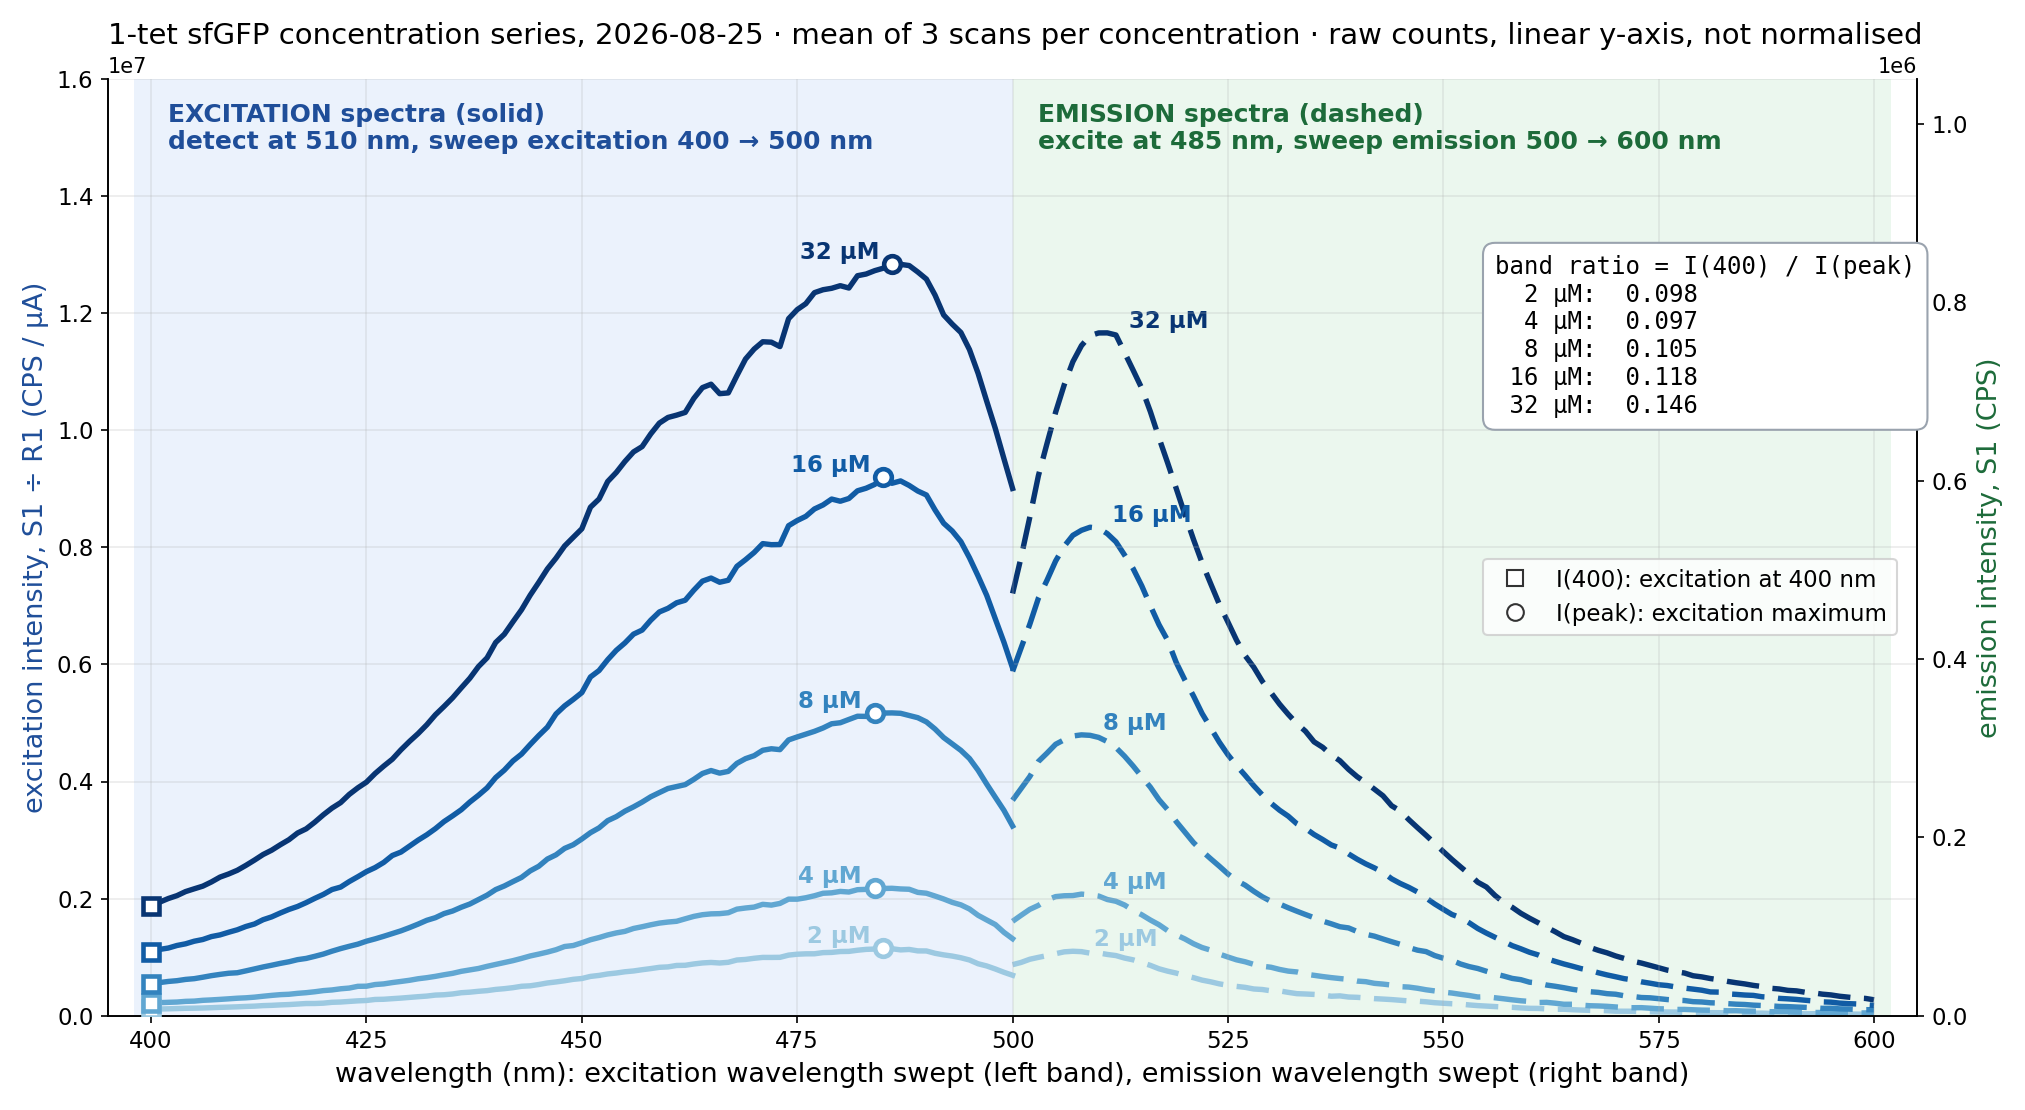

Reproduce this figure in Python.
#!/usr/bin/env python3
"""Static excitation + emission spectra of the 1-tet concentration series (2026-08-25),
for the band-ratio slide. Data: the PAYLOAD embedded in interactive/dilution.html
(copied from docs/fluorometry/dilution-260825.html). Means of the three scans per
concentration, linear y, no normalisation. Excitation is S1 / R1 (lamp-corrected),
emission is S1. Writes charts/band_ratio_spectra.png and its mark positions to
md/anns_sfgfp.json under that name.
"""
import json, pathlib
import numpy as np
import matplotlib
matplotlib.use('Agg')
import matplotlib.pyplot as plt

ROOT = pathlib.Path(__file__).resolve().parent.parent
s = (ROOT / 'interactive/dilution.html').read_text()
i = s.index('PAYLOAD'); i += s[i:].index('{')
P, _ = json.JSONDecoder().raw_decode(s[i:])
T = [t for t in P['traces'] if t['group'] != 'calibration']
GROUPS = [g for g in P['groups'] if g != 'calibration']
cols = plt.cm.Blues(np.linspace(.38, .98, len(GROUPS)))

def draw(log):
    pre = 'lg_' if log else ''
    fig, ax = plt.subplots(figsize=(13.5, 7.4), dpi=150)
    ax2 = ax.twinx()
    ax2.axvspan(398, 500, color='#dbe8fb', alpha=.55, lw=0, zorder=0)
    ax2.axvspan(500, 602, color='#dff3e4', alpha=.6, lw=0, zorder=0)
    ax.set_zorder(ax2.get_zorder() + 1); ax.patch.set_visible(False)
    marks, rows = {}, []
    for g, c in zip(GROUPS, cols):
        ex = np.mean([np.array(t['s1'], float) / np.array(t['r1'], float) for t in T if t['group'] == g and t['mode'] == 'excitation'], 0)
        em = np.mean([np.array(t['s1'], float) for t in T if t['group'] == g and t['mode'] == 'emission'], 0)
        xe = 400 + np.arange(len(ex)); xm = 500 + np.arange(len(em))
        ax.plot(xe, ex, color=c, lw=2.6)
        ax2.plot(xm, em, color=c, lw=2.6, ls=(0, (6, 2.5)))
        k = int(ex.argmax()); pk, i400 = ex[k], ex[0]
        ax.plot([xe[k]], [pk], 'o', ms=8, mfc='white', mec=c, mew=2.2, zorder=6)
        ax.plot([400], [i400], 's', ms=8, mfc='white', mec=c, mew=2.2, zorder=6)
        j = int(em.argmax()); ax2.text(xm[j] + 2.5, em[j], g, color=c, fontsize=11, fontweight='bold', va='bottom')
        ax.text(xe[k] - 1.5, pk, g, color=c, fontsize=11, fontweight='bold', ha='right', va='bottom')
        rows.append((g, i400, pk, xe[k], i400 / pk, xm[int(em.argmax())]))
        gk = g.replace(' µM', '')
        marks[f'br_pk{gk}'] = (ax, xe[k], pk); marks[f'br_400_{gk}'] = (ax, 400, i400); marks[f'br_em{gk}'] = (ax2, xm[int(em.argmax())], em.max())
    ax.set_xlim(395, 605)
    if log: ax.set_yscale('log'); ax2.set_yscale('log'); ax.set_ylim(6e4, 1.5e9); ax2.set_ylim(3e3, 1.5e9 / 15); TOP, TAB = 1.3e9, 3.2e8
    else: ax.set_ylim(0, 1.6e7); ax2.set_ylim(0, 1.05e6); TOP, TAB = 1.56e7, 1.3e7
    ax.set_xlabel('wavelength (nm): excitation wavelength swept (left band), emission wavelength swept (right band)', fontsize=13)
    ax.set_ylabel('excitation intensity, S1 ÷ R1 (CPS / µA)', fontsize=13, color='#1f4e99')
    ax2.set_ylabel('emission intensity, S1 (CPS)', fontsize=13, color='#1d6b3a')
    ax.tick_params(labelsize=11); ax2.tick_params(labelsize=11)
    ax.text(402, TOP, 'EXCITATION spectra (solid)\ndetect at 510 nm, sweep excitation 400 → 500 nm', fontsize=12, fontweight='bold', color='#1f4e99', va='top')
    ax.text(503, TOP, 'EMISSION spectra (dashed)\nexcite at 485 nm, sweep emission 500 → 600 nm', fontsize=12, fontweight='bold', color='#1d6b3a', va='top')
    tab = 'band ratio = I(400) / I(peak)\n' + '\n'.join(f'{g:>6}:  {r:.3f}' for g, _, _, _, r, _ in rows)
    ax.text(556, TAB, tab, fontsize=11.5, family='monospace', va='top', bbox=dict(fc='white', ec='#9aa3ae', boxstyle='round,pad=.5'))
    ax.plot([], [], 's', ms=8, mfc='white', mec='#333', label='I(400): excitation at 400 nm')
    ax.plot([], [], 'o', ms=8, mfc='white', mec='#333', label='I(peak): excitation maximum')
    ax.legend(**(dict(loc='upper right', bbox_to_anchor=(0.995, 0.66)) if log else dict(loc='upper right', bbox_to_anchor=(0.995, 0.5))), fontsize=11, frameon=True)
    ax.set_title('1-tet sfGFP concentration series, 2026-08-25 · mean of 3 scans per concentration · ' + ('LOG y-axis' if log else 'raw counts, linear y-axis') + ', not normalised', fontsize=14, loc='left')
    for a in (ax, ax2):
        for sp in ('top',): a.spines[sp].set_visible(False)
    ax.grid(alpha=.25)
    if not log: return finish(fig, ax, marks, rows, pre, 'band_ratio_spectra.png')
    # inset: peak intensity vs concentration, log-log, against strict proportionality
    conc = np.array([float(g.split()[0]) for g, *_ in rows]); pks = np.array([pk for _, _, pk, *_ in rows])
    ins = ax.inset_axes([0.09, 0.56, 0.22, 0.27])
    ins.loglog(conc, pks, 'o-', color='#1f4e99', lw=2, ms=6, label='measured I(peak)')
    ins.loglog(conc, pks[0] * conc / conc[0], '--', color='#e5484d', lw=1.6, label='if fluorescence ∝ concentration')
    ins.set_xticks(conc); ins.set_xticklabels([f'{c:g}' for c in conc], fontsize=9); ins.minorticks_off()
    ins.tick_params(labelsize=9); ins.set_xlabel('concentration (µM)', fontsize=9); ins.set_ylabel('I(peak)', fontsize=9)
    ins.legend(fontsize=8, frameon=False, loc='upper left'); ins.set_title('16× protein → only 11× signal', fontsize=10, fontweight='bold')
    ax.text(503, 6.5e8, 'How this shows non-linearity\n'
            '• log axis: each doubling of\n  concentration should lift a\n  curve by the same step\n'
            '• 2 → 4 → 8 µM: near-equal steps\n• 8 → 16 → 32 µM: steps shrink\n  (×1.8, then ×1.4): curves bunch\n'
            '• inset: measured I(peak) drops\n  below the proportional line', fontsize=10.5, va='top',
            bbox=dict(fc='#fff8e6', ec='#b86e00', boxstyle='round,pad=.5'))
    return finish(fig, ax, marks, rows, pre, 'band_ratio_spectra_log.png')


def finish(fig, ax, marks, rows, pre, name):
    fig.tight_layout(); fig.canvas.draw()
    W, H = fig.canvas.get_width_height()
    anns = {pre + k: [round(float(a.transData.transform((x, y))[0]) / W, 3), round(1 - float(a.transData.transform((x, y))[1]) / H, 3)] for k, (a, x, y) in marks.items()}
    out = ROOT / 'charts' / name; fig.savefig(out); plt.close(fig)
    A = json.loads((ROOT / 'md/anns_sfgfp.json').read_text()); A[name] = anns
    (ROOT / 'md/anns_sfgfp.json').write_text(json.dumps(A))
    return rows


for r in draw(False): print('%s I400 %.3g Ipeak %.3g at %d ratio %.4f em max %d' % r)

draw(True)
